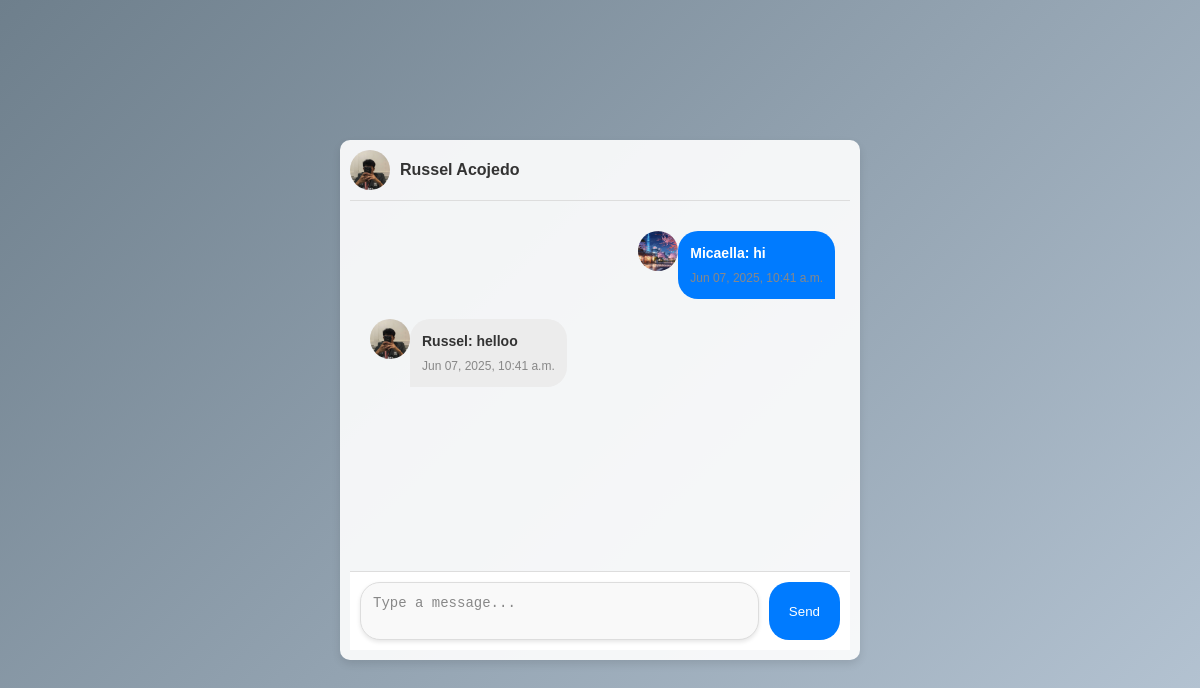
Page /conversations/19/ (signed in) on the committed database.
### CORE/models.py (models this page shows, shortened)
class Convsersation(models.Model):
    sender = models.ForeignKey(User, on_delete=models.CASCADE, related_name='sent_conversations')
    recipient = models.ForeignKey(User, on_delete=models.CASCADE, related_name='received_conversations')
    message = models.TextField()
    timestamp = models.DateTimeField(auto_now_add=True)
    class Meta:
        unique_together = ('sender', 'recipient')

class User(models.Model):
    username = models.CharField(max_length=50, unique=True)
    email = models.EmailField(unique=True)
    password = models.CharField(max_length=128)
    f_name = models.CharField(max_length=50)
    l_name = models.CharField(max_length=50)
    m_name = models.CharField(max_length=50, null=True, blank=True)

class Profile(models.Model):
    GENDER_CHOICES = [
        ('M', 'Male'),
        ('F', 'Female'),
        ('O', 'Other'),
    ]
    user = models.OneToOneField(User, on_delete=models.CASCADE)  # Changed from ForeignKey to OneToOneField
    profile_picture = models.ImageField(upload_to='profile_pictures/', null=True, blank=True)
    bio = models.TextField(null=True, blank=True)
    b_day = models.DateField(null=True, blank=True)
    phone_number = models.CharField(max_length=20, null=True, blank=True)
    address = models.CharField(max_length=200, null=True, blank=True)
    gender = models.CharField(max_length=10, null=True, blank=True , choices=GENDER_CHOICES)

class Message(models.Model):
    user = models.ForeignKey(User, on_delete=models.CASCADE)
    conversation = models.ForeignKey(Convsersation, on_delete=models.CASCADE, related_name='messages')
    message = models.TextField()
    timestamp = models.DateTimeField(auto_now_add=True)

### CORE/views.py (the view)
# urls.py: path('conversations/<int:conversation_id>/',views.conversation_detail, name='conversation_detail'),
def conversation_detail(request, conversation_id):
    if 'user_id' not in request.session:
        return redirect('login')
    user = get_object_or_404(User, id=request.session['user_id'])
    conversation = get_object_or_404(Convsersation, id=conversation_id)
    messages = conversation.messages.all()  # corrected to get messages related to the conversation
    if request.method == 'POST':
        form = MessageForm(request.POST)  # corrected to use MessageForm
        if form.is_valid():
            message = form.save(commit=False)
            message.user = user
            message.conversation = conversation
            message.save()
            return redirect('conversation_detail', conversation_id=conversation_id)
    else:
        form = MessageForm()
    return render(request, 'conversation_detail.html', {'conversation': conversation, 'messages': messages, 'form': form,})

### CORE/templates/conversation_detail.html (shortened to what this page needs)
{% load static %}
<!DOCTYPE html>
<html lang="en">
<head>
  <link href="https://cdnjs.cloudflare.com/ajax/libs/font-awesome/6.5.1/css/all.min.css" rel="stylesheet">
  <link rel="stylesheet" href="{% static 'conversation_detail.css' %}">
</head>
<body>
  <div class="chat-container">
    <header class="header">
      <img src="{{ conversation.recipient.profile.profile_picture.url }}" alt="Profile Picture" class="profile-pic">
      <span class="user-name">{{ conversation.recipient.f_name }} {{ conversation.recipient.l_name }}</span>
    </header>
    <div class="messages-area">
      {% for message in messages %}
      <div class="message-container {% if message.user.id == request.session.user_id %}user{% else %}other{% endif %}">
        <div class="profile-pic">
          <img src="{{ message.user.profile.profile_picture.url }}" alt="Profile Picture">
        </div>
        <div class="message {% if message.user.id == request.session.user_id %}user{% else %}other{% endif %}">
          <p>{{ message.user.f_name }}: {{ message.message }}</p>
          <small>{{ message.timestamp|date:"M d, Y, h:i a" }}</small>
        </div>
      </div>
      {% endfor %}
    </div>
    <form method="post" class="chat-form">
      <textarea name="message" rows="2" placeholder="Type a message..."></textarea>
      <button type="submit">Send</button>
    </form>
  </div>
</body>
</html>

### CORE/static/conversation_detail.css (style rules this page uses)
body { font-family: 'Arial', sans-serif; background: linear-gradient(135deg, #6e7f8c, #b7c6d5); margin: 0; padding: 0; display: flex; justify-content: center; align-items: center; height: 100vh; background-size: cover; }
.chat-container { display: flex; flex-direction: column; justify-content: flex-start; width: 500px; height: 500px; padding: 10px; background-color: #fff; border-radius: 10px; box-shadow: 0 4px 8px rgba(0, 0, 0, 0.1); overflow: hidden; background-color: rgba(255, 255, 255, 0.9); }
.header { display: flex; align-items: center; margin-bottom: 15px; padding-bottom: 10px; border-bottom: 1px solid #ddd; }
.header .profile-pic { width: 40px; height: 40px; border-radius: 50%; object-fit: cover; margin-right: 10px; }
.header .user-name { font-size: 16px; font-weight: bold; color: #333; }
.messages-area { overflow-y: auto; flex-grow: 1; padding: 10px; margin-bottom: 10px; max-height: calc(100% - 60px); }
.message-container { display: flex; margin-bottom: 10px; padding: 5px; }
.message-container.user { justify-content: flex-end; }
.message-container.other { justify-content: flex-start; }
.message { max-width: 70%; padding: 12px; border-radius: 20px; font-size: 14px; line-height: 1.5; position: relative; }
.message.user { background-color: #007bff; color: white; border-bottom-right-radius: 0; }
.message.other { background-color: #ececec; color: #333; border-bottom-left-radius: 0; }
.message p { margin: 0; font-weight: bold; }
.message small { display: block; margin-top: 5px; font-size: 0.75rem; color: #888; text-align: right; }
.chat-form { display: flex; padding: 10px; background-color: #fff; border-top: 1px solid #ddd; position: sticky; bottom: 0; left: 0; right: 0; }
.chat-form textarea { flex-grow: 1; padding: 12px; font-size: 14px; border: 1px solid #ddd; border-radius: 20px; resize: none; background-color: #f9f9f9; box-shadow: 0 2px 4px rgba(0,0,0,0.1); }
.chat-form button { margin-left: 10px; padding: 10px 20px; border-radius: 20px; background-color: #007bff; color: white; border: none; cursor: pointer; transition: background-color 0.3s; }
.chat-form textarea::placeholder { color: #888; }
.profile-pic img { width: 40px; height: 40px; border-radius: 50%; object-fit: cover; margin-left: 5px; }

### rows in the picture
Convsersation: recipient.profile.profile_picture (picture), recipient.f_name "Russel", recipient.l_name "Acojedo"
Message: user.profile.profile_picture (picture), user.f_name "Micaella", message "hi", timestamp "Jun 07, 2025, 10:41 a.m."
Message: user.profile.profile_picture (picture), user.f_name "Russel", message "helloo", timestamp "Jun 07, 2025, 10:41 a.m."
